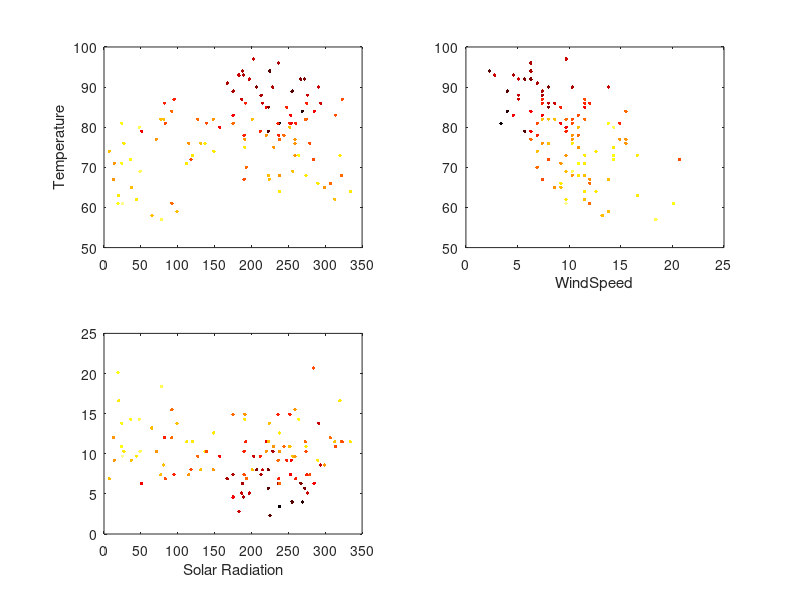

This chart was generated by the following MATLAB code:
%  alt_5_2.m

load environmental

nseries = 4;

data = [(Ozone).^(1/3) SolarRadiation Temperature WindSpeed];
label = {'Cube Root Ozone' 'Solar Radiation' 'Temperature' 'Wind Speed'};

x1 = SolarRadiation;
x2 = Temperature;
x3 = WindSpeed;
z = (Ozone).^(1/3);

%  make color map index
nc = 20;
offset = 1;
c = z-min(z);
c = round((nc-1-2*offset)*c/max(c)+1+offset);


subplot(2,2,1)
scatter(x1,x2,6,c,'filled')
box on
ylabel('Temperature')
subplot(2,2,2)
scatter(x3,x2,6,c,'filled')
box on
xlabel('WindSpeed')
subplot(2,2,3)
scatter(x1,x3,6,c,'filled')
box on
xlabel('Solar Radiation')

colormap(hot)
myMap = colormap;
colormap(flipud(myMap))
